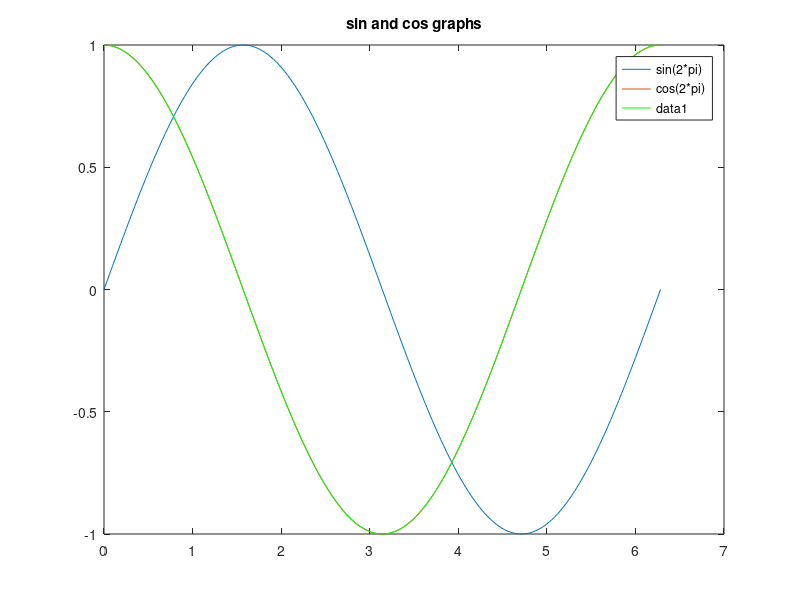

Here is the MATLAB script that generated this plot:
% a)

a = [1:1:100];
disp(a);

% b)
b = transpose(a);
disp(b);

% c)
c = [ 1 2 3
      4 5 6
      7 8 9];
disp(c);

% d)
c(1, 3) = 33;
disp(c);

% e)
e = ones(3);
disp(e);

% f)
f = randn(8);
disp(f);

f = rand(8);
disp(f);

% g)
g = f;
g(:,1) = [];
disp(g);

% h)
h = [0:pi/100:2*pi];
fun = sin(h);
plot(h, fun);

% i)
hold("on");
i = [0: pi/100: 2*pi];
func = cos(i);
plot(i, func);

% j)
% a)
hold("off");
legend("sin(2*pi)", "cos(2*pi)");

% b)
title("sin and cos graphs");

%c)
hold("on");
plot(i, func, 'color', 'g');

